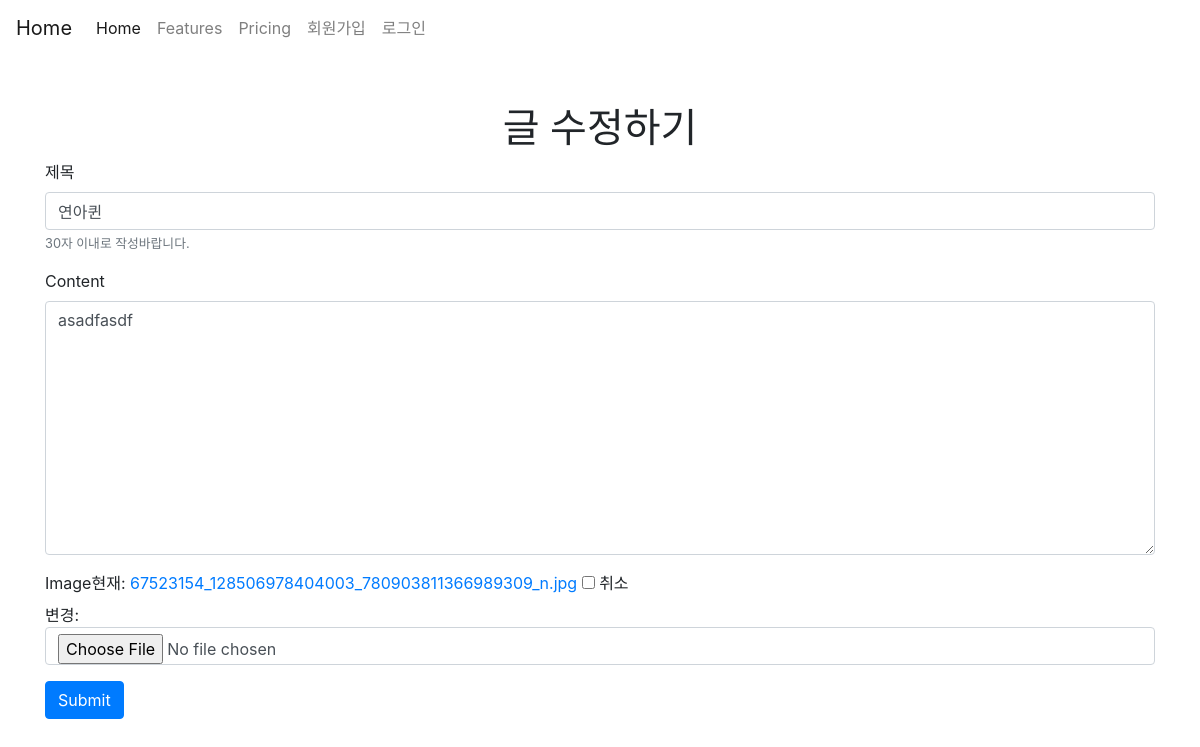
Before: /articles/1/update/ with the older database file.
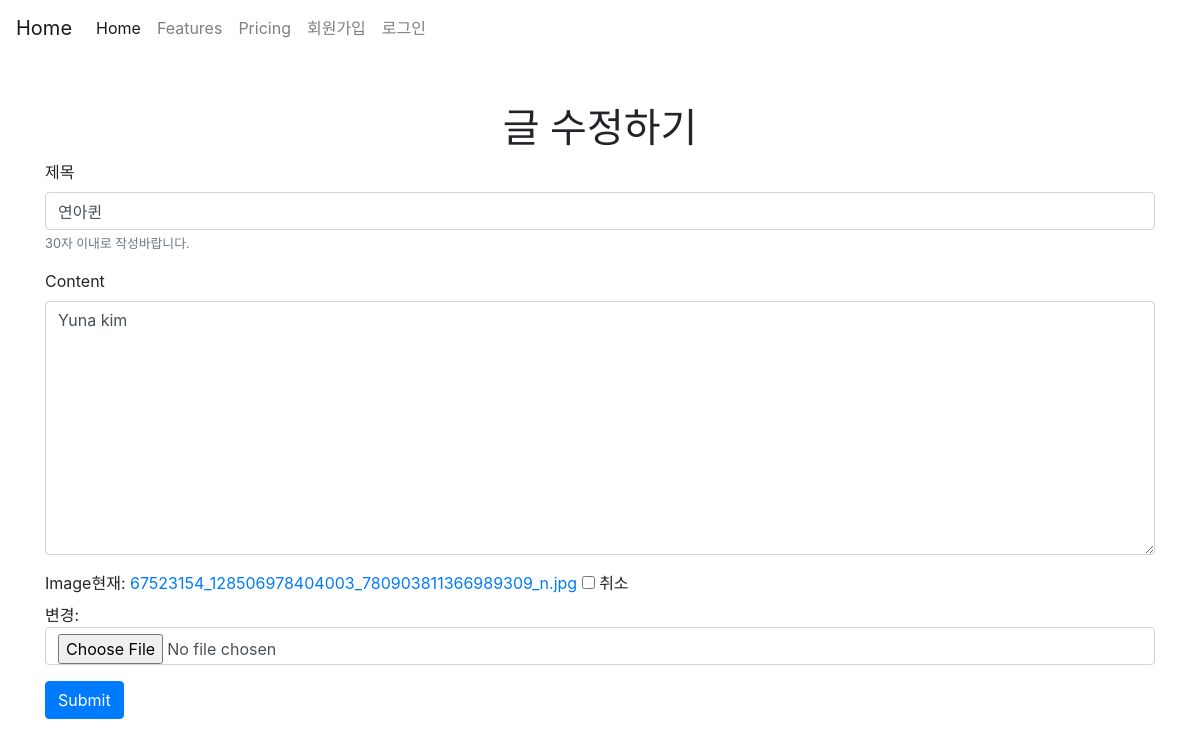
After: the same page with the newer database file.
### articles/models.py (models this page shows, shortened)
class Article(models.Model):
    title = models.CharField(max_length=30)
    content = models.TextField()
    image = models.ImageField(blank=True)
    image_thumbnail = ProcessedImageField(
        processors=[ResizeToFill(300, 300)],
        format='JPEG',
        options={'quality': 80},
    )
    created_at = models.DateTimeField(auto_now_add=True)
    updated_at = models.DateTimeField(auto_now=True)

### articles/views.py (the view)
# urls.py: path('update/', views.update, name='update'),
def update(request, article_pk):
    article = Article.objects.get(pk=article_pk)
    if request.method == 'GET':
        article_form = ArticleForm(instance=article)
    else:
        article_form = ArticleForm(request.POST, instance=article)
        if article_form.is_valid():
            article = article_form.save()  # return 되는 것은 article instance
            return render(request, 'articles/updated.html')
    context = {
        'article_form': article_form,
    }
    return render(request, 'articles/form.html', context)

### articles/forms.py
class ArticleForm(forms.ModelForm):
    title = forms.CharField(
        max_length = 140,
        label = '제목',
        help_text= '30자 이내로 작성바랍니다.',
        widget = forms.TextInput(
            attrs = {
                'placeholder': '제목을 입력바랍니다.',
            }
        )
    )
    class Meta: # 데이터에 대한 데이터, ArticleForm에 대한 정보를 담고 있다.
        model = Article
        fields = '__all__'
        exclude = ('image_thumbnail', )
        widgets = {
            'title': forms.TextInput(
                attrs = {
                    'placeholder': '제목을 입력바랍니다.'
                }
            )
        }

### articles/templates/articles/form.html (shortened to what this page needs)
{% extends 'articles/base.html' %}
{% load bootstrap4 %}
{% block body %}
{% if request.resolver_match.url_name == 'create' %}
    <h1 class="text-center">글 작성하기</h1>
{% else %}
    <h1 class="text-center">글 수정하기</h1>
{% endif %}
<form role="form" action="" method="POST" enctype="multipart/form-data">
  {% bootstrap_form article_form %}
  {% buttons %}
  <button type="submit" class="btn btn-primary">Submit</button>
  {% endbuttons %}
</form>
{% endblock %}

Changed rows visible on the page:
changed Article "연아퀸": content "asadfasdf" → "Yuna kim"
